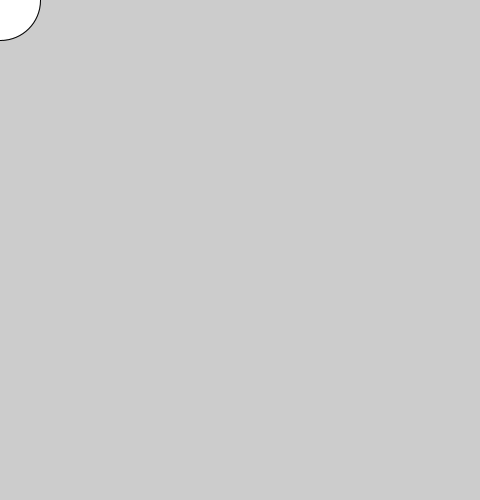
Frame 1 (no input)
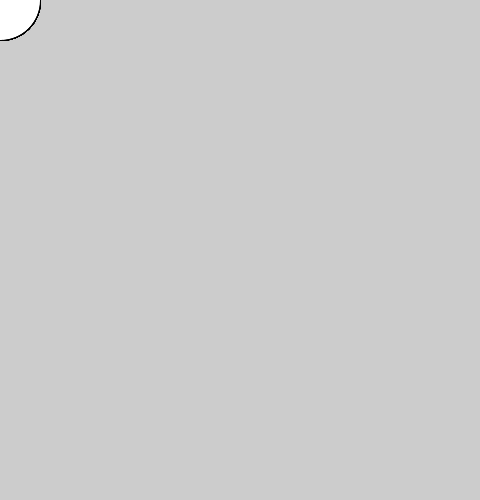
Frame 60 (the mouse pressed at the canvas centre just before this capture)
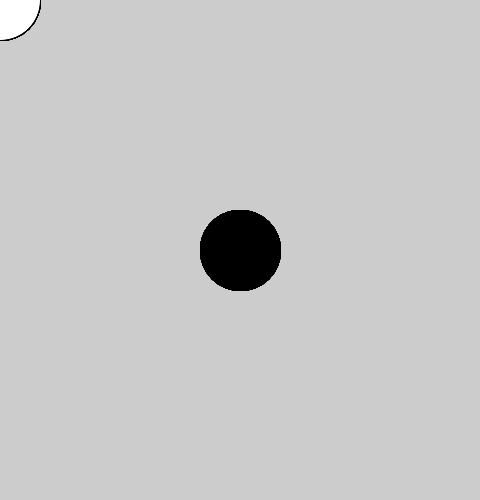
Frame 120 (the mouse held since frame 60 and released just before this capture)

The Processing sketch that drew these frames (run headless with seeded random() and noise(); from frame 60 on, the mouse is pressed at the canvas centre):

// Processing sketch: sketch__cap_1
// ── sketch__cap_1.pde
void setup() {
  
  size(480, 500);
  smooth();
  }
  
void draw() {
  if (mousePressed) {
    fill(0);
  }
  else {
    fill(255);
  }
  ellipse(mouseX,mouseY,80,80);
}

//void draw() {
  //ellipse(50,50,80,80);
//}
